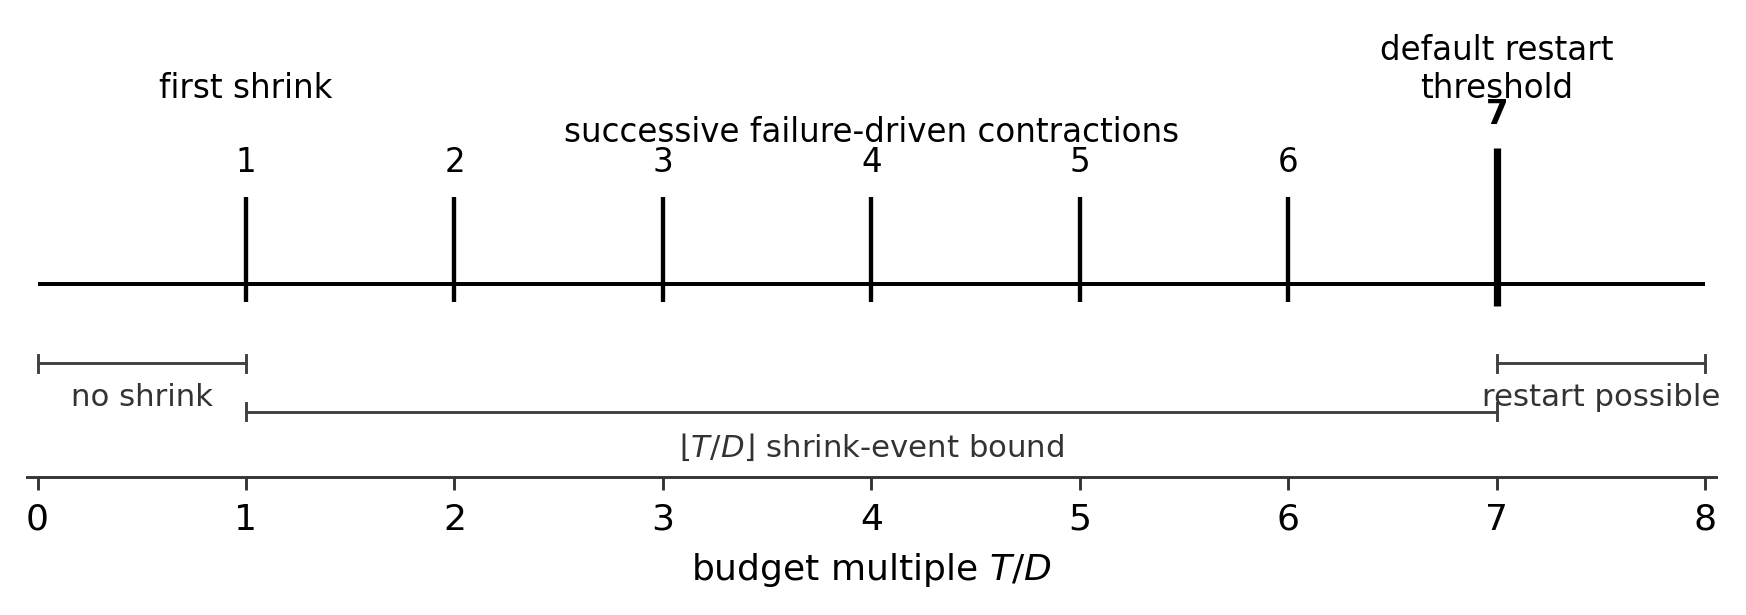

Generate this figure with Python:
"""Generate the failure-clock event schedule for the TuRBO note."""

from __future__ import annotations

import os
from pathlib import Path

os.environ.setdefault("MPLCONFIGDIR", "/private/tmp/yubo-matplotlib-cache")

import matplotlib

matplotlib.use("Agg")
import matplotlib.pyplot as plt
import numpy as np


OUT = Path(__file__).with_suffix(".pdf")
OUT_PNG = Path(__file__).with_suffix(".png")


def _bracket(ax: plt.Axes, x0: float, x1: float, y: float, label: str) -> None:
    ax.plot([x0, x1], [y, y], color="0.25", linewidth=0.8)
    ax.plot([x0, x0], [y - 0.04, y + 0.04], color="0.25", linewidth=0.8)
    ax.plot([x1, x1], [y - 0.04, y + 0.04], color="0.25", linewidth=0.8)
    ax.text((x0 + x1) / 2.0, y - 0.09, label, ha="center", va="top", fontsize=8.5, color="0.2")


def main() -> None:
    fig, ax = plt.subplots(figsize=(6.6, 2.25), constrained_layout=True)

    ax.hlines(0.0, 0.0, 8.0, color="black", linewidth=1.1)

    for k in range(1, 7):
        ax.vlines(k, -0.08, 0.40, color="black", linewidth=1.2)
        ax.text(k, 0.48, f"{k}", ha="center", va="bottom", fontsize=9)

    ax.vlines(7, -0.10, 0.62, color="black", linewidth=2.0)
    ax.text(7, 0.70, "7", ha="center", va="bottom", fontsize=9, fontweight="bold")

    ax.text(1.0, 0.82, "first shrink", ha="center", va="bottom", fontsize=9)
    ax.text(7.0, 0.82, "default restart\nthreshold", ha="center", va="bottom", fontsize=9)
    ax.text(4.0, 0.62, "successive failure-driven contractions", ha="center", va="bottom", fontsize=9)

    _bracket(ax, 0.0, 1.0, -0.36, "no shrink")
    _bracket(ax, 1.0, 7.0, -0.58, r"$\lfloor T/D\rfloor$ shrink-event bound")
    _bracket(ax, 7.0, 8.0, -0.36, "restart possible")

    ax.set_xlim(-0.05, 8.05)
    ax.set_ylim(-0.88, 1.18)
    ax.set_xticks(np.arange(0, 9, 1))
    ax.set_xlabel(r"budget multiple $T/D$")
    ax.set_yticks([])
    ax.tick_params(axis="x", length=3.5, width=0.8, color="0.2")

    for spine in ("left", "right", "top"):
        ax.spines[spine].set_visible(False)
    ax.spines["bottom"].set_color("0.2")
    ax.spines["bottom"].set_linewidth(0.8)

    fig.savefig(OUT, bbox_inches="tight")
    fig.savefig(OUT_PNG, dpi=260, bbox_inches="tight")
    print(OUT)
    print(OUT_PNG)


if __name__ == "__main__":
    main()
